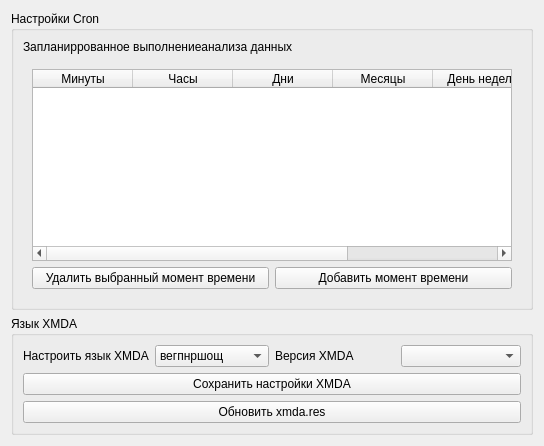
      <widget class="QWidget" name="tab_5">
       <attribute name="title">
        <string>XMDA</string>
       </attribute>
       <layout class="QGridLayout" name="gridLayout_20">
        <item row="0" column="0">
         <layout class="QVBoxLayout" name="verticalLayout_50">
          <item>
           <widget class="QGroupBox" name="groupBox_6">
            <property name="title">
             <string>Настройки Cron</string>
            </property>
            <property name="flat">
             <bool>true</bool>
            </property>
            <property name="checkable">
             <bool>false</bool>
            </property>
            <layout class="QVBoxLayout" name="verticalLayout_46">
             <item>
              <layout class="QVBoxLayout" name="verticalLayout_45">
               <item>
                <widget class="QLabel" name="label_44">
                 <property name="text">
                  <string>Запланиррованное выполнениеанализа данных</string>
                 </property>
                </widget>
               </item>
               <item>
                <widget class="QWidget" name="widget" native="true">
                 <layout class="QVBoxLayout" name="verticalLayout_44">
                  <item>
                   <widget class="QTableWidget" name="tableWidget_2">
                    <property name="minimumSize">
                     <size>
                      <width>480</width>
                      <height>50</height>
                     </size>
                    </property>
                    <property name="showGrid">
                     <bool>true</bool>
                    </property>
                    <property name="rowCount">
                     <number>0</number>
                    </property>
                    <column>
                     <property name="text">
                      <string>Минуты</string>
                     </property>
                    </column>
                    <column>
                     <property name="text">
                      <string>Часы</string>
                     </property>
                    </column>
                    <column>
                     <property name="text">
                      <string>Дни</string>
                     </property>
                    </column>
                    <column>
                     <property name="text">
                      <string>Месяцы</string>
                     </property>
                    </column>
                    <column>
                     <property name="text">
                      <string>День недели</string>
                     </property>
                    </column>
                    <column>
                     <property name="text">
                      <string>Время вып. в ч.</string>
                     </property>
                    </column>
                   </widget>
                  </item>
                  <item>
                   <layout class="QHBoxLayout" name="horizontalLayout_14">
                    <item>
                     <widget class="QPushButton" name="pushButton_28">
                      <property name="text">
                       <string>Удалить выбранный момент времени</string>
                      </property>
                     </widget>
                    </item>
                    <item>
                     <widget class="QPushButton" name="pushButton_29">
                      <property name="text">
                       <string>Добавить момент времени</string>
                      </property>
                     </widget>
                    </item>
                   </layout>
                  </item>
                 </layout>
                </widget>
               </item>
              </layout>
             </item>
            </layout>
           </widget>
          </item>
          <item>
           <widget class="QGroupBox" name="groupBox_7">
            <property name="title">
             <string>Язык XMDA</string>
            </property>
            <layout class="QVBoxLayout" name="verticalLayout_49">
             <item>
              <layout class="QVBoxLayout" name="verticalLayout_48">
               <item>
                <layout class="QHBoxLayout" name="horizontalLayout_17">
                 <item>
                  <layout class="QHBoxLayout" name="horizontalLayout_15">
                   <item>
                    <widget class="QLabel" name="label_45">
                     <property name="text">
                      <string>Настроить язык XMDA</string>
                     </property>
                    </widget>
                   </item>
                   <item>
                    <widget class="QComboBox" name="comboBox_16">
                     <item>
                      <property name="text">
                       <string>вегпнршощ</string>
                      </property>
                     </item>
                     <item>
                      <property name="text">
                       <string>апорл</string>
                      </property>
                     </item>
                    </widget>
                   </item>
                  </layout>
                 </item>
                 <item>
                  <layout class="QHBoxLayout" name="horizontalLayout_16">
                   <item>
                    <widget class="QLabel" name="label_46">
                     <property name="text">
                      <string>Версия XMDA</string>
                     </property>
                    </widget>
                   </item>
                   <item>
                    <widget class="QComboBox" name="comboBox_17"/>
                   </item>
                  </layout>
                 </item>
                </layout>
               </item>
               <item>
                <layout class="QVBoxLayout" name="verticalLayout_47">
                 <item>
                  <widget class="QPushButton" name="pushButton_30">
                   <property name="enabled">
                    <bool>true</bool>
                   </property>
                   <property name="text">
                    <string>Сохранить настройки XMDA</string>
                   </property>
                  </widget>
                 </item>
                 <item>
                  <widget class="QPushButton" name="pushButton_31">
                   <property name="text">
                    <string>Обновить xmda.res</string>
                   </property>
                  </widget>
                 </item>
                </layout>
               </item>
              </layout>
             </item>
            </layout>
           </widget>
          </item>
         </layout>
        </item>
       </layout>
      </widget>
